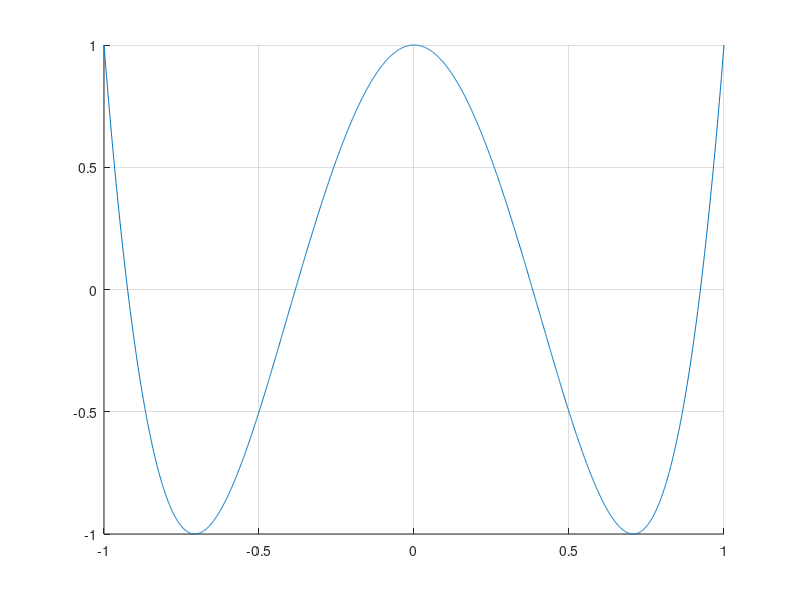

Here is the MATLAB script that generated this plot: (Note: this script raises an error after producing the figure.)
%%
clf;
% close all;
%
hold on;
n=4; x=-1:0.001:1;
% t=0:0.001:pi; x=cos(t);
acos(x);
y=acos(x);
z=cos(n*y);
% plot(z,'-x')
plot(x,z,'-'); 
grid on;
%%
chebyshevT
